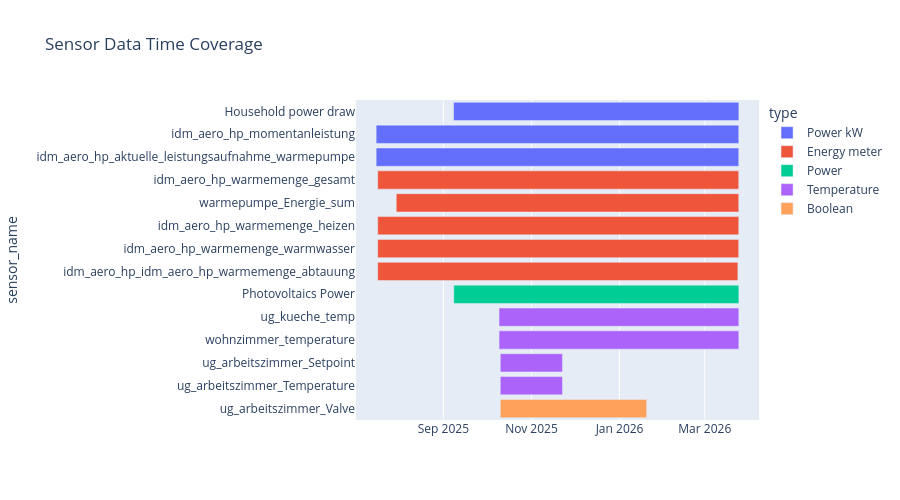

Notebook source saved alongside this figure:
### Markdown cell above
## 2. Time Coverage

Visualize which sensors have data and when, to spot gaps and coverage differences.

### Code cell
# Timeline / Gantt-style view of sensor data coverage
fig = px.timeline(
    df_sensors, x_start='first_reading', x_end='last_reading',
    y='sensor_name', color='type',
    title='Sensor Data Time Coverage',
)
fig.update_yaxes(autorange='reversed')
fig.update_layout(height=500)
fig.show()

### Figure 1 — Plotly figure (JSON) as saved in the notebook; plotly's stock layout.template omitted (floating-point values rounded to 4 significant figures)
{"data": [{"base": ["2025-09-08T01:39:36.731442", "2025-07-16T11:01:42.454120", "2025-07-16T11:01:42.457199"], "hovertemplate": "type=Power kW<br>first_reading=%{base}<br>last_reading=%{x}<br>sensor_name=%{y}<extra></extra>", "legendgroup": "Power kW", "marker": {"color": "#636efa", "pattern": {"shape": ""}}, "name": "Power kW", "orientation": "h", "showlegend": true, "textposition": "auto", "type": "bar", "x": [17066269578, 21692962153, 21692962173], "xaxis": "x", "y": ["Household power draw", "idm_aero_hp_momentanleistung", "idm_aero_hp_aktuelle_leistungsaufnahme_warmepumpe"], "yaxis": "y"}, {"base": ["2025-07-17T12:55:42.440820", "2025-07-30T08:57:07.913676", "2025-07-17T12:58:10.907176", "2025-07-17T12:58:06.832617", "2025-07-17T12:58:00.668963"], "hovertemplate": "type=Energy meter<br>first_reading=%{base}<br>last_reading=%{x}<br>sensor_name=%{y}<extra></extra>", "legendgroup": "Energy meter", "marker": {"color": "#EF553B", "pattern": {"shape": ""}}, "name": "Energy meter", "orientation": "h", "showlegend": true, "textposition": "auto", "type": "bar", "x": [21599722185, 20490836703, 21599573595, 21595795911, 21547368736], "xaxis": "x", "y": ["idm_aero_hp_warmemenge_gesamt", "warmepumpe_Energie_sum", "idm_aero_hp_warmemenge_heizen", "idm_aero_hp_warmemenge_warmwasser", "idm_aero_hp_idm_aero_hp_warmemenge_abtauung"], "yaxis": "y"}, {"base": ["2025-09-08T04:56:37.309988"], "hovertemplate": "type=Power<br>first_reading=%{base}<br>last_reading=%{x}<br>sensor_name=%{y}<extra></extra>", "legendgroup": "Power", "marker": {"color": "#00cc96", "pattern": {"shape": ""}}, "name": "Power", "orientation": "h", "showlegend": true, "textposition": "auto", "type": "bar", "x": [17054448389], "xaxis": "x", "y": ["Photovoltaics Power"], "yaxis": "y"}, {"base": ["2025-10-09T12:52:47.912937", "2025-10-09T13:17:52.996441", "2025-10-10T10:01:46.409822", "2025-10-10T10:01:46.410177"], "hovertemplate": "type=Temperature<br>first_reading=%{base}<br>last_reading=%{x}<br>sensor_name=%{y}<extra></extra>", "legendgroup": "Temperature", "marker": {"color": "#ab63fa", "pattern": {"shape": ""}}, "name": "Temperature", "orientation": "h", "showlegend": true, "textposition": "auto", "type": "bar", "x": [14346521662, 14345618497, 3720306485, 3720306410], "xaxis": "x", "y": ["ug_kueche_temp", "wohnzimmer_temperature", "ug_arbeitszimmer_Setpoint", "ug_arbeitszimmer_Temperature"], "yaxis": "y"}, {"base": ["2025-10-10T10:17:17.006336"], "hovertemplate": "type=Boolean<br>first_reading=%{base}<br>last_reading=%{x}<br>sensor_name=%{y}<extra></extra>", "legendgroup": "Boolean", "marker": {"color": "#FFA15A", "pattern": {"shape": ""}}, "name": "Boolean", "orientation": "h", "showlegend": true, "textposition": "auto", "type": "bar", "x": [8754597083], "xaxis": "x", "y": ["ug_arbeitszimmer_Valve"], "yaxis": "y"}], "layout": {"barmode": "overlay", "height": 500, "legend": {"title": {"text": "type"}, "tracegroupgap": 0}, "title": {"text": "Sensor Data Time Coverage"}, "xaxis": {"anchor": "y", "domain": [0, 1], "type": "date"}, "yaxis": {"anchor": "x", "autorange": "reversed", "domain": [0, 1], "title": {"text": "sensor_name"}}}}
